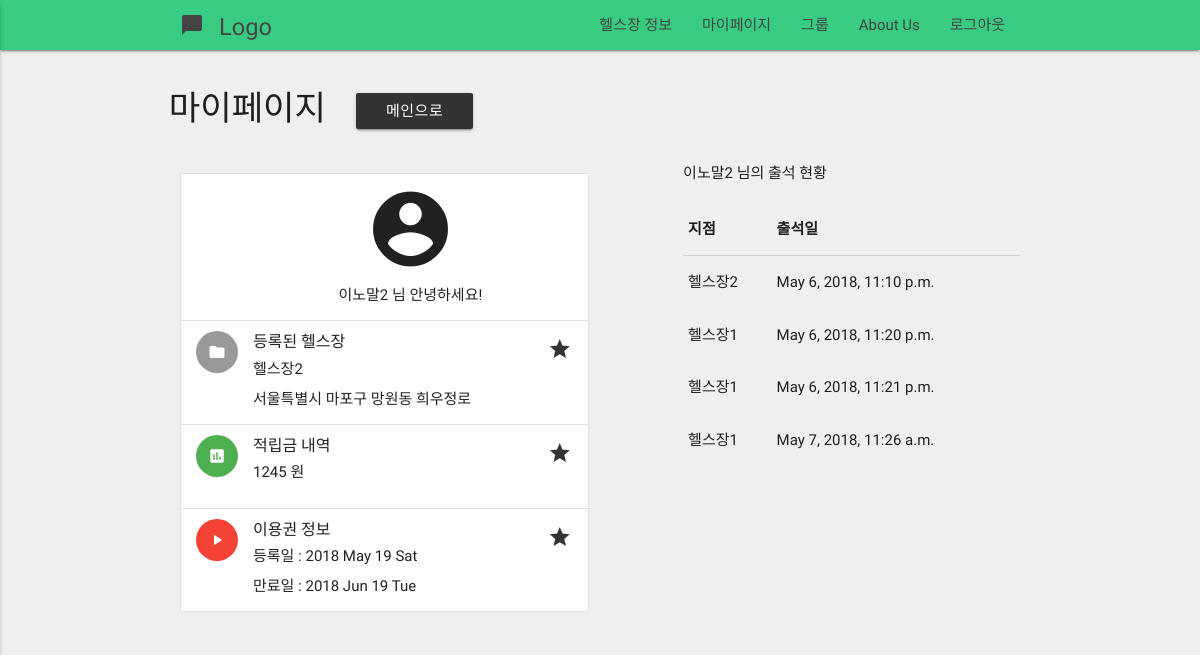
Screenshot of /profiles/mypage/ (signed in) with the database file from the repository.
### profiles/models.py (models this page shows, shortened)
class Profile(models.Model):
    user             = models.OneToOneField(User) # user.profile
    email            = models.CharField(max_length = 120)
    real_name        = models.CharField(max_length = 120, null=True)
    sex              = models.CharField(max_length = 50, null=True)
    followers        = models.ManyToManyField(User, related_name='followers', blank=True)
    following        = models.ManyToManyField(User, related_name='following', blank=True)
    timestamp        = models.DateTimeField(auto_now_add=True)
    updated          = models.DateTimeField(auto_now=True)
    healthclub       = models.ForeignKey(HealthClub, null=True)
    is_health_master = models.BooleanField(default = False)
    exercised        = models.IntegerField(default = 0)
    unit_cash        = models.IntegerField(default = 0)
    cash             = models.IntegerField(default = 0)
    healthclub_price = models.IntegerField(default = 0)
    start_date       = models.DateTimeField(null=True)
    expire_date      = models.DateTimeField(null=True)

### healthclub/models.py (models this page shows, shortened)
class HealthClub(models.Model):
    name      = models.CharField(max_length = 120)
    address   = models.CharField(max_length = 200)
    master    = models.ForeignKey(User)
    photo     = models.ImageField(blank=True)
    qrcode    = models.ImageField(blank=True)
    member    = models.IntegerField(default = 0)
    price1    = models.IntegerField(default = 0, blank = True)
    price2    = models.IntegerField(default = 0, blank = True)
    price3    = models.IntegerField(default = 0, blank = True)
    price6    = models.IntegerField(default = 0, blank = True)
    price12   = models.IntegerField(default = 0, blank = True)
    detail   = models.CharField(max_length = 1000, blank = True)
    timestamp = models.DateTimeField(auto_now=True)
    updated = models.DateTimeField(auto_now_add=True)

class HealthDiary(models.Model):
    user = models.ForeignKey(settings.AUTH_USER_MODEL)
    healthclub = models.ForeignKey(HealthClub)
    timestamp = models.DateTimeField(auto_now=True)

### profiles/views.py (the view)
def mypage(request):
    user = request.user
    profile = Profile.objects.get(user=user)
    last_diary = HealthDiary.objects.filter(user = user)
    expire_date = profile.expire_date  #When expire_date Expires
    if expire_date != None:
        if expire_date < datetime.now():
            profile.healthclub = None
            profile.expire_date = None
            profile.start_date = None
            profile.save()
    if(len(last_diary)==0):
        pass
    else:
        last_diary = last_diary.last().timestamp
        if last_diary.month < datetime.now().month:
            profile.exercised = 0
    profile = Profile.objects.get(user=user)
    record = HealthDiary.objects.filter(user=user)
    context = {'profile' : profile, 'username' : user.username, 'record' : record, 'real_name' : user.profile.real_name}
    return render(request, 'mypage.html', context)

### templates/mypage.html (shortened to what this page needs)
{% extends "base.html"  %}
{% load staticfiles %}
{%block content%}
<div class="container">
    <div class="row" style="margin-top:40px">
      <h4>마이페이지<a href="{% url 'home' %}"><button style="margin-left:30px" type = "button" class="btn waves-effect waves-light">메인으로</button></a>
      </h4>
        <div class="col s12 m6 l6">
          <ul class="collection" style="margin-top:30px">
              <li class="collection-item avatar">
                <center>
                  <i class="large material-icons">account_circle</i>
                  <p>{{real_name}} 님 안녕하세요!</p>
                </center>
              </li>
              <li class="collection-item avatar">
                <i class="material-icons circle">folder</i>
                <span class="title">등록된 헬스장</span>
                <p>{{profile.healthclub.name}} <br>
                   {{profile.healthclub.address}}
                </p>
                <a href="#!" class="secondary-content"><i class="material-icons">grade</i></a>
              </li>
              <li class="collection-item avatar">
                <i class="material-icons circle green">insert_chart</i>
                <span class="title">적립금 내역</span>
                <p>{{profile.cash}} 원</p>
                <a href="#!" class="secondary-content"><i class="material-icons">grade</i></a>
              </li>
              <li class="collection-item avatar">
                <i class="material-icons circle red">play_arrow</i>
                <span class="title">이용권 정보</span>
                <p> 등록일 : {{profile.start_date|date:"Y M d D"}}
                <br>
                    만료일 : {{profile.expire_date|date:"Y M d D"}}
                </p>
                <a href="#!" class="secondary-content"><i class="material-icons">grade</i></a>
              </li>
          </ul>
      </div>
      <div class="col s12 m1 l1"></div>
      <div class="col s12 m5 l5">
      <p>{{real_name}} 님의 출석 현황</p>
      <table>
          <thead>
            <tr>
                <th>지점</th>
                <th>출석일</th>
            </tr>
          </thead>
          <tbody>
              {% for r in record%}
            <tr>
              <td>{{r.healthclub.name}}</td>
              <td>{{r.timestamp}}</td>
            </tr>
               {% endfor %}
          </tbody>
      </table>
      </div>
    </div>
</div>
{% endblock content %}

### static/css/style.css (style rules this page uses)
p { line-height: 2rem; }

### templates/base.html (style rules this page uses)
body { background-color : #efefef; }

### rows the page displays
Profile: real_name "이노말2", healthclub.name "헬스장2", healthclub.address "서울특별시 마포구 망원동 희우정로", cash "1245", start_date "2018 May 19 Sat", expire_date "2018 Jun 19 Tue"
HealthDiary: healthclub.name "헬스장2", timestamp "May 6, 2018, 11:10 p.m."
HealthDiary: healthclub.name "헬스장1", timestamp "May 6, 2018, 11:20 p.m."
HealthDiary: healthclub.name "헬스장1", timestamp "May 6, 2018, 11:21 p.m."
HealthDiary: healthclub.name "헬스장1", timestamp "May 7, 2018, 11:26 a.m."
